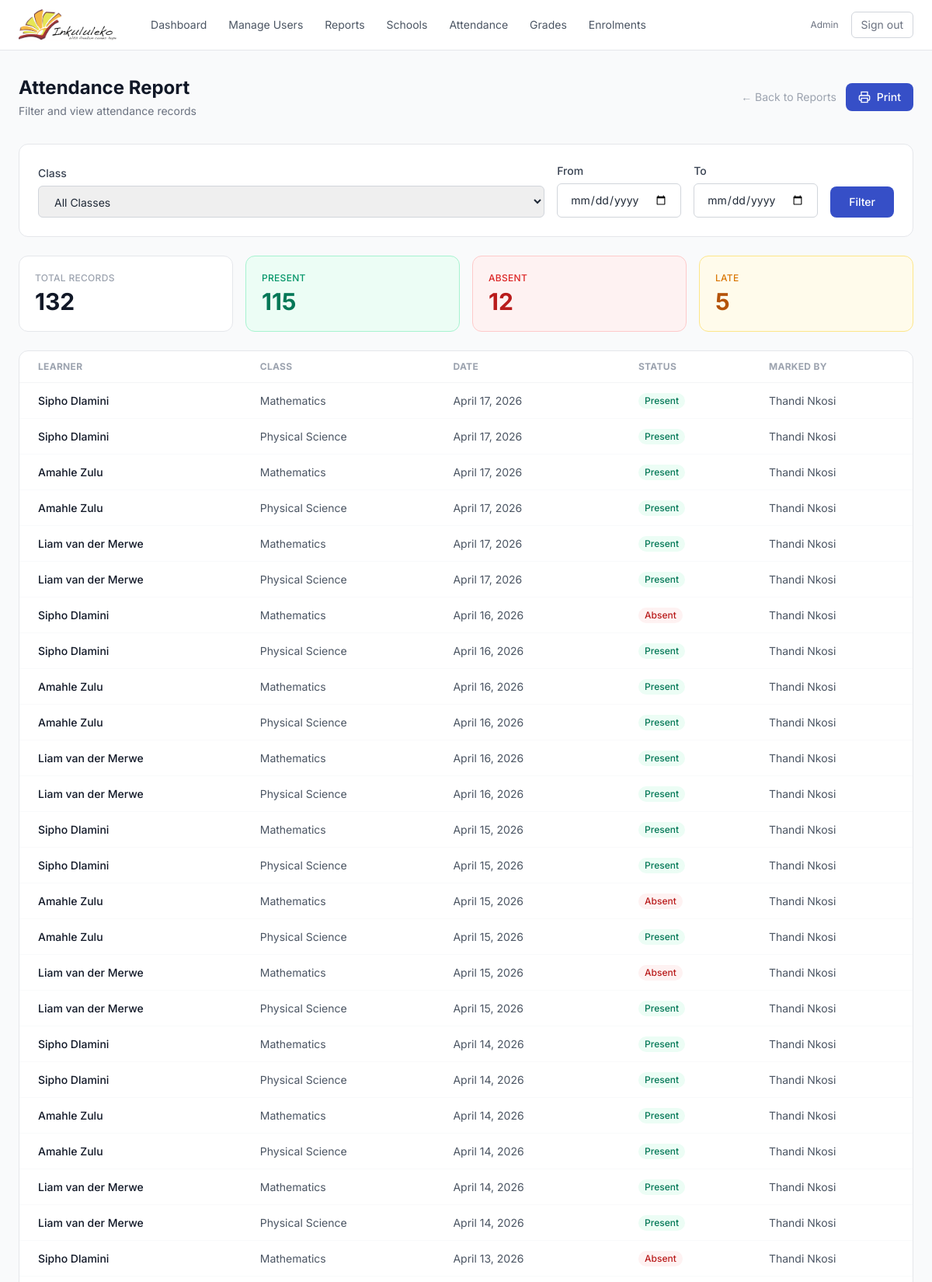
Page /reports/attendance/ (signed in, upper part) on the committed database.
### core/models.py (models this page shows, shortened)
class User(AbstractUser):
    class Role(models.TextChoices):
        ADMIN = 'admin', 'Admin'
        ASSISTANT = 'assistant', 'Classroom Assistant'
        LEARNER = 'learner', 'Learner'
        MENTOR = 'mentor', 'Mentor'
    role = models.CharField(
        max_length=20, choices=Role.choices, default=Role.LEARNER
    )
    school = models.ForeignKey(
        'School', on_delete=models.SET_NULL,
        null=True, blank=True, related_name='users'
    )
    display_id = models.CharField(max_length=10, unique=True, blank=True, default='')
    phone = models.CharField(max_length=20, blank=True)
    date_of_birth = models.DateField(null=True, blank=True)
    grade_level = models.CharField(max_length=20, blank=True)
    address = models.TextField(blank=True)
    parent_guardian_name = models.CharField(max_length=200, blank=True)
    parent_guardian_phone = models.CharField(max_length=20, blank=True)
    emergency_contact_name = models.CharField(max_length=200, blank=True)
    emergency_contact_phone = models.CharField(max_length=20, blank=True)
    subject_taught = models.CharField(max_length=100, blank=True)
    grade_levels_taught = models.CharField(max_length=100, blank=True)
    experience_years = models.PositiveIntegerField(null=True, blank=True)
    qualifications = models.TextField(blank=True)
    certifications = models.TextField(blank=True)
    specializations = models.TextField(blank=True)
    organization = models.CharField(max_length=200, blank=True)
    focus_areas = models.CharField(max_length=200, blank=True)
    background = models.CharField(max_length=200, blank=True)
    availability = models.CharField(max_length=200, blank=True)

class Attendance(models.Model):
    class Status(models.TextChoices):
        PRESENT = 'present', 'Present'
        ABSENT = 'absent', 'Absent'
        LATE = 'late', 'Late'
    learner = models.ForeignKey(
        User, on_delete=models.CASCADE,
        related_name='attendance_records',
        limit_choices_to={'role': 'learner'}
    )
    subject = models.ForeignKey(
        Subject, on_delete=models.CASCADE,
        related_name='attendance_records'
    )
    date = models.DateField()
    status = models.CharField(
        max_length=10, choices=Status.choices, default=Status.PRESENT
    )
    marked_by = models.ForeignKey(
        User, on_delete=models.SET_NULL,
        null=True, related_name='attendance_marked'
    )
    class Meta:
        unique_together = ('learner', 'subject', 'date')
        ordering = ['-date']

class Subject(models.Model):
    name = models.CharField(max_length=100, unique=True)

### core/views.py (the view)
# urls.py: path('reports/attendance/', views.attendance_report_view, name='report_attendance'),
@login_required
@role_required('admin')
def attendance_report_view(request):
    subjects = Subject.objects.all().order_by('name')
    selected_subject = request.GET.get('subject', '')
    date_from = request.GET.get('date_from', '')
    date_to = request.GET.get('date_to', '')
    records = Attendance.objects.select_related(
        'learner', 'subject', 'marked_by'
    ).order_by('-date')
    if selected_subject:
        records = records.filter(subject_id=selected_subject)
    if date_from:
        records = records.filter(date__gte=date_from)
    if date_to:
        records = records.filter(date__lte=date_to)
    total = records.count()
    present = records.filter(status='present').count()
    absent = records.filter(status='absent').count()
    late = records.filter(status='late').count()
    return render(request, 'core/report_attendance.html', {
        'subjects': subjects,
        'records': records[:100],
        'selected_subject': selected_subject,
        'date_from': date_from,
        'date_to': date_to,
        'total': total,
        'present': present,
        'absent': absent,
        'late': late,
    })

### core/templates/core/report_attendance.html (shortened to what this page needs)
{% extends 'core/base.html' %}
{% block content %}
<div class="flex items-center justify-between mb-8">
    <div>
        <h1 class="text-2xl font-bold text-gray-900">Attendance Report</h1>
        <p class="text-gray-500 text-sm mt-1">Filter and view attendance records</p>
    </div>
    <div class="flex items-center gap-3">
        <a href="{% url 'reports' %}"
           class="text-sm text-gray-400 hover:text-gray-600 transition-colors">
            ← Back to Reports
        </a>
        <button onclick="window.print()"
                class="bg-brand-600 hover:bg-brand-700 text-white px-4 py-2
                       rounded-lg text-sm font-medium transition-colors
                       flex items-center gap-2 print:hidden">
            <svg class="w-4 h-4" fill="none" viewBox="0 0 24 24"
                 stroke="currentColor" stroke-width="2">
                <path d="M6 9V2h12v7M6 18H4a2 2 0 01-2-2v-5a2 2 0 012-2h16a2 2 0 012 2v5a2 2 0 01-2 2h-2M6 14h12v8H6z"/>
            </svg>
            Print
        </button>
    </div>
</div>
<div class="bg-white rounded-xl border border-gray-200 p-6 mb-6 print:hidden">
    <form method="get" class="flex flex-wrap items-end gap-4">
        <div class="flex-1 min-w-[180px]">
            <label class="block text-sm font-medium text-gray-700 mb-1.5">Class</label>
            <select name="subject" class="w-full px-4 py-2.5 border border-gray-300 rounded-md text-sm focus:outline-none focus:ring-2 focus:ring-blue-500">
                <option value="">All Classes</option>
            </select>
        </div>
        <div class="min-w-[160px]">
            <label class="block text-sm font-medium text-gray-700 mb-1.5">From</label>
            <input type="date" name="date_from" value="{{ date_from }}" class="w-full px-4 py-2.5 border border-gray-300 rounded-md text-sm focus:outline-none focus:ring-2 focus:ring-blue-500">
        </div>
        <div class="min-w-[160px]">
            <label class="block text-sm font-medium text-gray-700 mb-1.5">To</label>
            <input type="date" name="date_to" value="{{ date_to }}" class="w-full px-4 py-2.5 border border-gray-300 rounded-md text-sm focus:outline-none focus:ring-2 focus:ring-blue-500">
        </div>
        <button type="submit" class="bg-brand-600 hover:bg-brand-700 text-white px-6 py-2.5 rounded-lg text-sm font-medium transition-colors">Filter</button>
    </form>
</div>
<div class="grid grid-cols-4 gap-4 mb-6">
    <div class="bg-white rounded-xl border border-gray-200 p-5">
        <p class="text-xs font-medium text-gray-400 uppercase tracking-wide">Total Records</p>
        <p class="text-3xl font-bold text-gray-900 mt-1">{{ total }}</p>
    </div>
    <div class="bg-emerald-50 rounded-xl border border-emerald-200 p-5">
        <p class="text-xs font-medium text-emerald-600 uppercase tracking-wide">Present</p>
        <p class="text-3xl font-bold text-emerald-700 mt-1">{{ present }}</p>
    </div>
    <div class="bg-red-50 rounded-xl border border-red-200 p-5">
        <p class="text-xs font-medium text-red-600 uppercase tracking-wide">Absent</p>
        <p class="text-3xl font-bold text-red-700 mt-1">{{ absent }}</p>
    </div>
    <div class="bg-amber-50 rounded-xl border border-amber-200 p-5">
        <p class="text-xs font-medium text-amber-600 uppercase tracking-wide">Late</p>
        <p class="text-3xl font-bold text-amber-700 mt-1">{{ late }}</p>
    </div>
</div>
<div class="bg-white rounded-xl border border-gray-200 overflow-hidden">
    <table class="w-full text-sm">
        <thead>
            <tr class="border-b border-gray-100 text-left text-xs font-medium text-gray-400 uppercase tracking-wide">
                <th class="px-6 py-3">Learner</th>
                <th class="px-6 py-3">Class</th>
                <th class="px-6 py-3">Date</th>
                <th class="px-6 py-3">Status</th>
                <th class="px-6 py-3">Marked By</th>
            </tr>
        </thead>
        <tbody class="divide-y divide-gray-50">
            {% for r in records %}
            <tr class="hover:bg-gray-50 transition-colors">
                <td class="px-6 py-3 font-medium text-gray-900">{{ r.learner.get_full_name }}</td>
                <td class="px-6 py-3 text-gray-600">{{ r.subject.name }}</td>
                <td class="px-6 py-3 text-gray-600">{{ r.date }}</td>
                <td class="px-6 py-3">
                    <span class="inline-flex px-2 py-0.5 rounded-full text-xs font-medium {% if r.status == 'present' %}bg-emerald-50 text-emerald-700{% elif r.status == 'late' %}bg-amber-50 text-amber-700{% else %}bg-red-50 text-red-700{% endif %}">{{ r.get_status_display }}</span>
                </td>
                <td class="px-6 py-3 text-gray-600">{{ r.marked_by.get_full_name|default:"—" }}</td>
            </tr>
            {% empty %}
            <tr><td colspan="5" class="px-6 py-12 text-center text-gray-400">No attendance records found.</td></tr>
            {% endfor %}
        </tbody>
    </table>
</div>
{% endblock %}

### core/templates/core/base.html (shortened to what this page needs)
{% load static %}
<!DOCTYPE html>
<html lang="en">
<head>
    <script src="https://cdn.tailwindcss.com"></script>
</head>
<body class="bg-gray-50 min-h-screen text-gray-800 antialiased">
    {% if user.is_authenticated %}
    <nav class="bg-white border-b border-gray-200 sticky top-0 z-40">
        <div class="max-w-7xl mx-auto px-6 h-16 flex items-center justify-between">
            <div class="flex items-center gap-8">
                <a href="{% url 'dashboard' %}" class="flex items-center">
                    <img src="{% static 'images/logo.png' %}" alt="Inkululeko" class="h-10">
                </a>
                <div class="hidden md:flex items-center gap-1 text-sm">
                    <a href="{% url 'dashboard' %}"
                       class="px-3 py-2 rounded-md text-gray-600
                              hover:text-gray-900 hover:bg-gray-100
                              transition-colors">
                        Dashboard
                    </a>
                    {% if user.role == 'admin' %}
                    <a href="{% url 'manage_users' %}"
                       class="px-3 py-2 rounded-md text-gray-600
                              hover:text-gray-900 hover:bg-gray-100
                              transition-colors">
                        Manage Users
                    </a>
                    <a href="{% url 'reports' %}"
                       class="px-3 py-2 rounded-md text-gray-600
                              hover:text-gray-900 hover:bg-gray-100
                              transition-colors">
                        Reports
                    </a>
                    <a href="{% url 'manage_schools' %}"
                       class="px-3 py-2 rounded-md text-gray-600
                              hover:text-gray-900 hover:bg-gray-100
                              transition-colors">
                        Schools
                    </a>
                    {% endif %}
                    {% if user.role == 'admin' or user.role == 'assistant' %}
                    <a href="{% url 'mark_attendance' %}"
                       class="px-3 py-2 rounded-md text-gray-600
                              hover:text-gray-900 hover:bg-gray-100
                              transition-colors">
                        Attendance
                    </a>
                    <a href="{% url 'record_grades' %}"
                       class="px-3 py-2 rounded-md text-gray-600
                              hover:text-gray-900 hover:bg-gray-100
                              transition-colors">
                        Grades
                    </a>
                    <a href="{% url 'manage_enrollments' %}"
                       class="px-3 py-2 rounded-md text-gray-600
                              hover:text-gray-900 hover:bg-gray-100
                              transition-colors">
                        Enrolments
                    </a>
                    {% endif %}
                </div>
            </div>
            <div class="flex items-center gap-4">
                <div class="text-right hidden sm:block">
                    <p class="text-xs text-gray-500">
                        {{ user.get_role_display }}
                    </p>
                </div>
                <a href="{% url 'logout' %}"
                   class="text-sm text-gray-500 hover:text-gray-700
                          px-3 py-1.5 border border-gray-300 rounded-md
                          hover:bg-gray-50 transition-colors">
                    Sign out
                </a>
            </div>
        </div>
    </nav>
    {% endif %}
    <main class="max-w-7xl mx-auto px-6 py-8">
        {% block content %}{% endblock %}
    </main>
</body>
</html>

### core/templates/core/base.html (style rules this page uses)
body { font-family: 'Inter', system-ui, sans-serif; }

### rows in the picture
User: role "Admin"
Attendance: learner.get_full_name "Sipho Dlamini", subject.name "Mathematics", date "April 17, 2026", status "Present", marked_by.get_full_name "Thandi Nkosi"
Attendance: learner.get_full_name "Sipho Dlamini", subject.name "Physical Science", date "April 17, 2026", status "Present", marked_by.get_full_name "Thandi Nkosi"
Attendance: learner.get_full_name "Amahle Zulu", subject.name "Mathematics", date "April 17, 2026", status "Present", marked_by.get_full_name "Thandi Nkosi"
Attendance: learner.get_full_name "Amahle Zulu", subject.name "Physical Science", date "April 17, 2026", status "Present", marked_by.get_full_name "Thandi Nkosi"
Attendance: learner.get_full_name "Liam van der Merwe", subject.name "Mathematics", date "April 17, 2026", status "Present", marked_by.get_full_name "Thandi Nkosi"
Attendance: learner.get_full_name "Liam van der Merwe", subject.name "Physical Science", date "April 17, 2026", status "Present", marked_by.get_full_name "Thandi Nkosi"
Attendance: learner.get_full_name "Sipho Dlamini", subject.name "Mathematics", date "April 16, 2026", status "Absent", marked_by.get_full_name "Thandi Nkosi"
Attendance: learner.get_full_name "Sipho Dlamini", subject.name "Physical Science", date "April 16, 2026", status "Present", marked_by.get_full_name "Thandi Nkosi"
Attendance: learner.get_full_name "Amahle Zulu", subject.name "Mathematics", date "April 16, 2026", status "Present", marked_by.get_full_name "Thandi Nkosi"
Attendance: learner.get_full_name "Amahle Zulu", subject.name "Physical Science", date "April 16, 2026", status "Present", marked_by.get_full_name "Thandi Nkosi"
Attendance: learner.get_full_name "Liam van der Merwe", subject.name "Mathematics", date "April 16, 2026", status "Present", marked_by.get_full_name "Thandi Nkosi"
Attendance: learner.get_full_name "Liam van der Merwe", subject.name "Physical Science", date "April 16, 2026", status "Present", marked_by.get_full_name "Thandi Nkosi"
Attendance: learner.get_full_name "Sipho Dlamini", subject.name "Mathematics", date "April 15, 2026", status "Present", marked_by.get_full_name "Thandi Nkosi"
Attendance: learner.get_full_name "Sipho Dlamini", subject.name "Physical Science", date "April 15, 2026", status "Present", marked_by.get_full_name "Thandi Nkosi"
Attendance: learner.get_full_name "Amahle Zulu", subject.name "Mathematics", date "April 15, 2026", status "Absent", marked_by.get_full_name "Thandi Nkosi"
Attendance: learner.get_full_name "Amahle Zulu", subject.name "Physical Science", date "April 15, 2026", status "Present", marked_by.get_full_name "Thandi Nkosi"
Attendance: learner.get_full_name "Liam van der Merwe", subject.name "Mathematics", date "April 15, 2026", status "Absent", marked_by.get_full_name "Thandi Nkosi"
Attendance: learner.get_full_name "Liam van der Merwe", subject.name "Physical Science", date "April 15, 2026", status "Present", marked_by.get_full_name "Thandi Nkosi"
Attendance: learner.get_full_name "Sipho Dlamini", subject.name "Mathematics", date "April 14, 2026", status "Present", marked_by.get_full_name "Thandi Nkosi"
Attendance: learner.get_full_name "Sipho Dlamini", subject.name "Physical Science", date "April 14, 2026", status "Present", marked_by.get_full_name "Thandi Nkosi"
Attendance: learner.get_full_name "Amahle Zulu", subject.name "Mathematics", date "April 14, 2026", status "Present", marked_by.get_full_name "Thandi Nkosi"
Attendance: learner.get_full_name "Amahle Zulu", subject.name "Physical Science", date "April 14, 2026", status "Present", marked_by.get_full_name "Thandi Nkosi"
Attendance: learner.get_full_name "Liam van der Merwe", subject.name "Mathematics", date "April 14, 2026", status "Present", marked_by.get_full_name "Thandi Nkosi"
Attendance: learner.get_full_name "Liam van der Merwe", subject.name "Physical Science", date "April 14, 2026", status "Present", marked_by.get_full_name "Thandi Nkosi"
Attendance: learner.get_full_name "Sipho Dlamini", subject.name "Mathematics", date "April 13, 2026", status "Absent", marked_by.get_full_name "Thandi Nkosi"

### other values in the picture
{{ total }} "132"
{{ present }} "115"
{{ absent }} "12"
{{ late }} "5"
